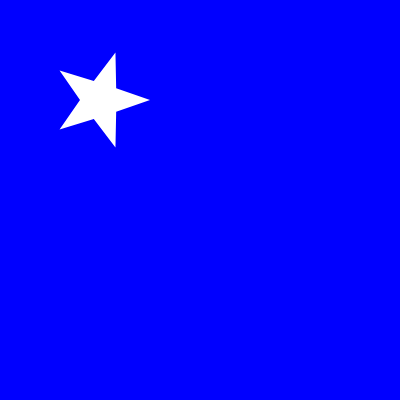
Frame 1 (no input)
Frame 60 (no input): identical to frame 1, image omitted
Frame 120 (the mouse pressed at the canvas centre since frame 60): identical to frame 1, image omitted

The p5.js sketch that drew this single still picture (run headless with seeded random() and noise() and a simulated clock; from frame 60 on, the mouse is pressed at the canvas centre):

// p5.js sketch
// ── sketch.js
function setup() {
  createCanvas(400, 400);
}

//Example 1
/*
function draw() {
  background('rgb(0,255,0)');
  ellipse(50,50,50,50)
  square(100,25,50)
}*/

//Example 2
/*
function draw() {
  noStroke();
  background(255);
  fill('rgba(255,0,0,0.30)');
  ellipse(140,140,100,100);
  fill('rgba(0,255,0,0.30)');
  ellipse(170,200,100,100);
  fill('rgba(0,0,255,0.30)');
  ellipse(110,200,100,100);
}
*/
//Example 3
/*
function draw(){
  angleMode(DEGREES);
  background(0);
  noStroke();
  fill('yellow');
  arc(100, 100, 50, 50, 220, 150);
  fill('red');
  ellipse(200,100,50,50)
  rect(175,95,50,30)
  fill('white')
  ellipse(188,100,13,13);
  ellipse(212,100,13,13);
  fill('blue')
  ellipse(188,100,8,8);
  ellipse(212,100,8,8);

}*/
function draw(){
  background('blue');
  fill('white');
  noStroke();
  //ellipse(100,100,80,80);
  star(100, 100, 20, 50, 5);
}
function star(x, y, radius1, radius2, npoints) {
  let angle = TWO_PI / npoints;
  let halfAngle = angle / 2.0;
  beginShape();
  for (let a = 0; a < TWO_PI; a += angle) {
    let sx = x + cos(a) * radius2;
    let sy = y + sin(a) * radius2;
    vertex(sx, sy);
    sx = x + cos(a + halfAngle) * radius1;
    sy = y + sin(a + halfAngle) * radius1;
    vertex(sx, sy);
  }
  endShape(CLOSE);
}
